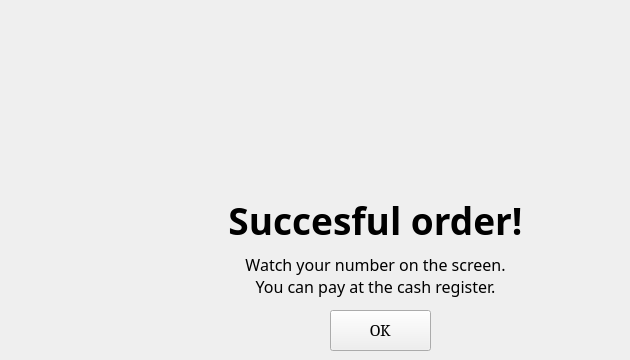
    <widget class="QWidget" name="succes_page">
     <widget class="QLabel" name="label_products_28">
      <property name="geometry">
       <rect>
        <x>200</x>
        <y>190</y>
        <width>351</width>
        <height>61</height>
       </rect>
      </property>
      <property name="font">
       <font>
        <family>Candara</family>
        <pointsize>28</pointsize>
        <italic>false</italic>
        <bold>true</bold>
        <underline>false</underline>
        <strikeout>false</strikeout>
       </font>
      </property>
      <property name="cursor">
       <cursorShape>SizeAllCursor</cursorShape>
      </property>
      <property name="text">
       <string>Succesful order!</string>
      </property>
      <property name="alignment">
       <set>Qt::AlignCenter</set>
      </property>
     </widget>
     <widget class="QLabel" name="label_products_27">
      <property name="geometry">
       <rect>
        <x>130</x>
        <y>250</y>
        <width>491</width>
        <height>51</height>
       </rect>
      </property>
      <property name="font">
       <font>
        <family>Candara</family>
        <pointsize>12</pointsize>
        <italic>false</italic>
        <bold>false</bold>
        <underline>false</underline>
        <strikeout>false</strikeout>
       </font>
      </property>
      <property name="cursor">
       <cursorShape>SizeAllCursor</cursorShape>
      </property>
      <property name="text">
       <string>Watch your number on the screen.
You can pay at the cash register.</string>
      </property>
      <property name="alignment">
       <set>Qt::AlignCenter</set>
      </property>
     </widget>
     <widget class="QPushButton" name="pushBackToMain_4">
      <property name="geometry">
       <rect>
        <x>330</x>
        <y>310</y>
        <width>101</width>
        <height>41</height>
       </rect>
      </property>
      <property name="font">
       <font>
        <family>Cambria</family>
        <pointsize>13</pointsize>
        <italic>false</italic>
        <underline>false</underline>
       </font>
      </property>
      <property name="text">
       <string>OK</string>
      </property>
     </widget>
    </widget>
